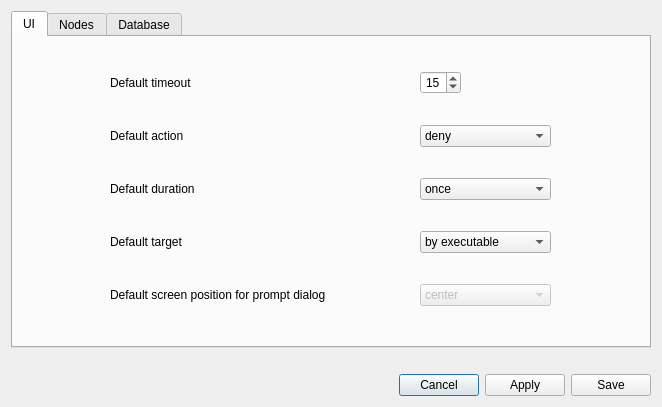
<?xml version="1.0" encoding="UTF-8"?>
<ui version="4.0">
 <class>PreferencesDialog</class>
 <widget class="QDialog" name="PreferencesDialog">
  <property name="geometry">
   <rect>
    <x>0</x>
    <y>0</y>
    <width>662</width>
    <height>407</height>
   </rect>
  </property>
  <property name="windowTitle">
   <string>Preferences</string>
  </property>
  <layout class="QGridLayout" name="gridLayout">
   <item row="0" column="0">
    <widget class="QTabWidget" name="tabWidget">
     <property name="sizePolicy">
      <sizepolicy hsizetype="Expanding" vsizetype="Expanding">
       <horstretch>0</horstretch>
       <verstretch>0</verstretch>
      </sizepolicy>
     </property>
     <property name="tabPosition">
      <enum>QTabWidget::North</enum>
     </property>
     <property name="currentIndex">
      <number>0</number>
     </property>
     <widget class="QWidget" name="tab">
      <property name="sizePolicy">
       <sizepolicy hsizetype="Preferred" vsizetype="Preferred">
        <horstretch>0</horstretch>
        <verstretch>0</verstretch>
       </sizepolicy>
      </property>
      <attribute name="title">
       <string>UI</string>
      </attribute>
      <layout class="QGridLayout" name="gridLayout_2">
       <item row="4" column="0">
        <widget class="QLabel" name="label_4">
         <property name="sizePolicy">
          <sizepolicy hsizetype="Minimum" vsizetype="Fixed">
           <horstretch>0</horstretch>
           <verstretch>0</verstretch>
          </sizepolicy>
         </property>
         <property name="text">
          <string>Default screen position for prompt dialog</string>
         </property>
        </widget>
       </item>
       <item row="4" column="3">
        <widget class="QComboBox" name="comboUIDialogPos">
         <property name="enabled">
          <bool>false</bool>
         </property>
         <item>
          <property name="text">
           <string>center</string>
          </property>
         </item>
         <item>
          <property name="text">
           <string>top right</string>
          </property>
         </item>
         <item>
          <property name="text">
           <string>bottom right</string>
          </property>
         </item>
         <item>
          <property name="text">
           <string>top left</string>
          </property>
         </item>
         <item>
          <property name="text">
           <string>bottom left</string>
          </property>
         </item>
        </widget>
       </item>
       <item row="0" column="0">
        <widget class="QLabel" name="label">
         <property name="sizePolicy">
          <sizepolicy hsizetype="Maximum" vsizetype="Preferred">
           <horstretch>0</horstretch>
           <verstretch>0</verstretch>
          </sizepolicy>
         </property>
         <property name="toolTip">
          <string>&lt;html&gt;&lt;head/&gt;&lt;body&gt;&lt;p&gt;Timeout (in seconds) for pop-up dialogs. Will be displayed as a countdown.&lt;/p&gt;&lt;p&gt;If set to 0, the app will only display a warning the default action has been applied.&lt;/p&gt;&lt;/body&gt;&lt;/html&gt;</string>
         </property>
         <property name="text">
          <string>Default timeout</string>
         </property>
        </widget>
       </item>
       <item row="3" column="3">
        <widget class="QComboBox" name="comboUITarget">
         <item>
          <property name="text">
           <string>by executable</string>
          </property>
         </item>
         <item>
          <property name="text">
           <string>by command line</string>
          </property>
         </item>
         <item>
          <property name="text">
           <string>by destination port</string>
          </property>
         </item>
         <item>
          <property name="text">
           <string>by destination ip</string>
          </property>
         </item>
         <item>
          <property name="text">
           <string>by user id</string>
          </property>
         </item>
        </widget>
       </item>
       <item row="2" column="0">
        <widget class="QLabel" name="label_3">
         <property name="toolTip">
          <string>Pop-up default duration</string>
         </property>
         <property name="text">
          <string>Default duration</string>
         </property>
        </widget>
       </item>
       <item row="2" column="3">
        <widget class="QComboBox" name="comboUIDuration">
         <property name="sizePolicy">
          <sizepolicy hsizetype="Preferred" vsizetype="Fixed">
           <horstretch>0</horstretch>
           <verstretch>0</verstretch>
          </sizepolicy>
         </property>
         <item>
          <property name="text">
           <string>once</string>
          </property>
         </item>
         <item>
          <property name="text">
           <string>30s</string>
          </property>
         </item>
         <item>
          <property name="text">
           <string>5m</string>
          </property>
         </item>
         <item>
          <property name="text">
           <string>15m</string>
          </property>
         </item>
         <item>
          <property name="text">
           <string>30m</string>
          </property>
         </item>
         <item>
          <property name="text">
           <string>1h</string>
          </property>
         </item>
         <item>
          <property name="text">
           <string>for this session</string>
          </property>
         </item>
         <item>
          <property name="text">
           <string>forever</string>
          </property>
         </item>
        </widget>
       </item>
       <item row="0" column="3">
        <widget class="QSpinBox" name="spinUITimeout">
         <property name="sizePolicy">
          <sizepolicy hsizetype="Maximum" vsizetype="Fixed">
           <horstretch>0</horstretch>
           <verstretch>0</verstretch>
          </sizepolicy>
         </property>
         <property name="alignment">
          <set>Qt::AlignCenter</set>
         </property>
         <property name="value">
          <number>15</number>
         </property>
        </widget>
       </item>
       <item row="5" column="0">
        <spacer name="horizontalSpacer">
         <property name="orientation">
          <enum>Qt::Horizontal</enum>
         </property>
         <property name="sizeType">
          <enum>QSizePolicy::Expanding</enum>
         </property>
        </spacer>
       </item>
       <item row="1" column="3">
        <widget class="QComboBox" name="comboUIAction">
         <property name="sizePolicy">
          <sizepolicy hsizetype="Preferred" vsizetype="Fixed">
           <horstretch>0</horstretch>
           <verstretch>0</verstretch>
          </sizepolicy>
         </property>
         <item>
          <property name="text">
           <string>deny</string>
          </property>
          <property name="icon">
           <iconset theme="emblem-important">
            <normaloff>../../../../../../../../../../../../../../.designer/backup</normaloff>../../../../../../../../../../../../../../.designer/backup</iconset>
          </property>
         </item>
         <item>
          <property name="text">
           <string>allow</string>
          </property>
          <property name="icon">
           <iconset theme="emblem-default">
            <normaloff>../../../../../../../../../../../../../../.designer/backup</normaloff>../../../../../../../../../../../../../../.designer/backup</iconset>
          </property>
         </item>
        </widget>
       </item>
       <item row="1" column="0">
        <widget class="QLabel" name="label_2">
         <property name="toolTip">
          <string>Pop-up default action</string>
         </property>
         <property name="text">
          <string>Default action</string>
         </property>
        </widget>
       </item>
       <item row="3" column="0">
        <widget class="QLabel" name="label_5">
         <property name="sizePolicy">
          <sizepolicy hsizetype="Preferred" vsizetype="Fixed">
           <horstretch>0</horstretch>
           <verstretch>0</verstretch>
          </sizepolicy>
         </property>
         <property name="text">
          <string>Default target</string>
         </property>
        </widget>
       </item>
      </layout>
     </widget>
     <widget class="QWidget" name="tab_3">
      <attribute name="title">
       <string>Nodes</string>
      </attribute>
      <layout class="QGridLayout" name="gridLayout_4">
       <item row="8" column="0">
        <widget class="QLabel" name="label_13">
         <property name="text">
          <string>Process monitor method</string>
         </property>
        </widget>
       </item>
       <item row="6" column="0">
        <widget class="QLabel" name="label_11">
         <property name="toolTip">
          <string>&lt;html&gt;&lt;head/&gt;&lt;body&gt;&lt;p&gt;The default duration will be used when there's no UI connected.&lt;/p&gt;&lt;/body&gt;&lt;/html&gt;</string>
         </property>
         <property name="text">
          <string>Default duration</string>
         </property>
        </widget>
       </item>
       <item row="3" column="0">
        <widget class="QLabel" name="label_15">
         <property name="toolTip">
          <string>&lt;html&gt;&lt;head/&gt;&lt;body&gt;&lt;p&gt;Address of the node.&lt;/p&gt;&lt;p&gt;Default: unix:///tmp/osui.sock (unix:// is mandatory if it's a Unix socket)&lt;/p&gt;&lt;p&gt;It can also be an IP address with the port: 127.0.0.1:50051&lt;/p&gt;&lt;/body&gt;&lt;/html&gt;</string>
         </property>
         <property name="text">
          <string>Address</string>
         </property>
        </widget>
       </item>
       <item row="0" column="0">
        <widget class="QComboBox" name="comboNodes">
         <property name="sizePolicy">
          <sizepolicy hsizetype="Preferred" vsizetype="Fixed">
           <horstretch>0</horstretch>
           <verstretch>0</verstretch>
          </sizepolicy>
         </property>
        </widget>
       </item>
       <item row="2" column="0">
        <widget class="QLabel" name="label_9">
         <property name="sizePolicy">
          <sizepolicy hsizetype="Preferred" vsizetype="Preferred">
           <horstretch>0</horstretch>
           <verstretch>0</verstretch>
          </sizepolicy>
         </property>
         <property name="text">
          <string>Version</string>
         </property>
        </widget>
       </item>
       <item row="5" column="0">
        <widget class="QLabel" name="label_10">
         <property name="toolTip">
          <string>&lt;html&gt;&lt;head/&gt;&lt;body&gt;&lt;p&gt;The default action to be used when there's no UI connected.&lt;/p&gt;&lt;/body&gt;&lt;/html&gt;</string>
         </property>
         <property name="text">
          <string>Default action</string>
         </property>
        </widget>
       </item>
       <item row="2" column="2">
        <widget class="QLabel" name="labelNodeVersion">
         <property name="text">
          <string/>
         </property>
        </widget>
       </item>
       <item row="9" column="2">
        <widget class="QComboBox" name="comboNodeLogLevel">
         <item>
          <property name="text">
           <string>DEBUG</string>
          </property>
         </item>
         <item>
          <property name="text">
           <string>INFO</string>
          </property>
         </item>
         <item>
          <property name="text">
           <string>IMPORTANT</string>
          </property>
         </item>
         <item>
          <property name="text">
           <string>WARNING</string>
          </property>
         </item>
         <item>
          <property name="text">
           <string>ERROR</string>
          </property>
         </item>
         <item>
          <property name="text">
           <string>FATAL</string>
          </property>
         </item>
        </widget>
       </item>
       <item row="8" column="2">
        <widget class="QComboBox" name="comboNodeMonitorMethod">
         <item>
          <property name="text">
           <string>proc</string>
          </property>
         </item>
         <item>
          <property name="text">
           <string>audit</string>
          </property>
         </item>
         <item>
          <property name="text">
           <string>ftrace</string>
          </property>
         </item>
        </widget>
       </item>
       <item row="10" column="0">
        <spacer name="horizontalSpacer_5">
         <property name="orientation">
          <enum>Qt::Horizontal</enum>
         </property>
         <property name="sizeType">
          <enum>QSizePolicy::Preferred</enum>
         </property>
         <property name="sizeHint" stdset="0">
          <size>
           <width>60</width>
           <height>20</height>
          </size>
         </property>
        </spacer>
       </item>
       <item row="5" column="2">
        <widget class="QComboBox" name="comboNodeAction">
         <property name="editable">
          <bool>false</bool>
         </property>
         <item>
          <property name="text">
           <string>deny</string>
          </property>
          <property name="icon">
           <iconset theme="emblem-important">
            <normaloff>../../../../../../../../../../../../../../.designer/backup</normaloff>../../../../../../../../../../../../../../.designer/backup</iconset>
          </property>
         </item>
         <item>
          <property name="text">
           <string>allow</string>
          </property>
          <property name="icon">
           <iconset theme="emblem-default">
            <normaloff>../../../../../../../../../../../../../../.designer/backup</normaloff>../../../../../../../../../../../../../../.designer/backup</iconset>
          </property>
         </item>
        </widget>
       </item>
       <item row="4" column="0">
        <widget class="QLabel" name="label_7">
         <property name="toolTip">
          <string>&lt;html&gt;&lt;head/&gt;&lt;body&gt;&lt;p&gt;Log output file.&lt;br/&gt;&lt;/p&gt;&lt;p&gt;Using "/dev/stdout" will print logs to the standard output.&lt;/p&gt;&lt;/body&gt;&lt;/html&gt;</string>
         </property>
         <property name="text">
          <string>Log file</string>
         </property>
        </widget>
       </item>
       <item row="7" column="0">
        <widget class="QLabel" name="label_12">
         <property name="toolTip">
          <string>&lt;html&gt;&lt;head/&gt;&lt;body&gt;&lt;p&gt;If checked, OpenSnitch will prompt you to allow or deny connections without an associated PID. This lack of PID could be due to many reasons.&lt;/p&gt;&lt;p&gt;The pop-up dialog will only contain information about the network connection.&lt;/p&gt;&lt;/body&gt;&lt;/html&gt;</string>
         </property>
         <property name="text">
          <string>Intercept Unknown Connections</string>
         </property>
        </widget>
       </item>
       <item row="1" column="2">
        <widget class="QLabel" name="labelNodeName">
         <property name="text">
          <string/>
         </property>
        </widget>
       </item>
       <item row="1" column="0">
        <widget class="QLabel" name="label_8">
         <property name="text">
          <string>HostName</string>
         </property>
        </widget>
       </item>
       <item row="3" column="2">
        <widget class="QComboBox" name="comboNodeAddress">
         <property name="editable">
          <bool>true</bool>
         </property>
         <item>
          <property name="text">
           <string>unix:///tmp/osui.sock</string>
          </property>
         </item>
        </widget>
       </item>
       <item row="6" column="2">
        <widget class="QComboBox" name="comboNodeDuration">
         <item>
          <property name="text">
           <string>once</string>
          </property>
         </item>
         <item>
          <property name="text">
           <string>until restart</string>
          </property>
         </item>
         <item>
          <property name="text">
           <string>always</string>
          </property>
         </item>
        </widget>
       </item>
       <item row="4" column="2">
        <widget class="QComboBox" name="comboNodeLogFile">
         <property name="editable">
          <bool>true</bool>
         </property>
         <item>
          <property name="text">
           <string>/var/log/opensnitchd.log</string>
          </property>
         </item>
         <item>
          <property name="text">
           <string>/dev/stdout</string>
          </property>
         </item>
        </widget>
       </item>
       <item row="0" column="2">
        <widget class="QCheckBox" name="checkApplyToNodes">
         <property name="sizePolicy">
          <sizepolicy hsizetype="Fixed" vsizetype="Fixed">
           <horstretch>0</horstretch>
           <verstretch>0</verstretch>
          </sizepolicy>
         </property>
         <property name="text">
          <string>Apply configuration to all nodes</string>
         </property>
        </widget>
       </item>
       <item row="7" column="2">
        <widget class="QCheckBox" name="checkInterceptUnknown">
         <property name="text">
          <string/>
         </property>
        </widget>
       </item>
       <item row="0" column="1">
        <spacer name="horizontalSpacer_3">
         <property name="orientation">
          <enum>Qt::Horizontal</enum>
         </property>
         <property name="sizeType">
          <enum>QSizePolicy::Preferred</enum>
         </property>
         <property name="sizeHint" stdset="0">
          <size>
           <width>40</width>
           <height>20</height>
          </size>
         </property>
        </spacer>
       </item>
       <item row="9" column="0">
        <widget class="QLabel" name="label_14">
         <property name="text">
          <string>Default log level</string>
         </property>
        </widget>
       </item>
      </layout>
     </widget>
     <widget class="QWidget" name="tab_2">
      <attribute name="title">
       <string>Database</string>
      </attribute>
      <layout class="QGridLayout" name="gridLayout_3" rowstretch="0,0">
       <property name="sizeConstraint">
        <enum>QLayout::SetDefaultConstraint</enum>
       </property>
       <property name="leftMargin">
        <number>9</number>
       </property>
       <property name="verticalSpacing">
        <number>0</number>
       </property>
       <item row="0" column="2">
        <spacer name="horizontalSpacer_2">
         <property name="orientation">
          <enum>Qt::Horizontal</enum>
         </property>
         <property name="sizeHint" stdset="0">
          <size>
           <width>40</width>
           <height>20</height>
          </size>
         </property>
        </spacer>
       </item>
       <item row="0" column="0">
        <widget class="QLabel" name="label_6">
         <property name="sizePolicy">
          <sizepolicy hsizetype="Maximum" vsizetype="Preferred">
           <horstretch>0</horstretch>
           <verstretch>0</verstretch>
          </sizepolicy>
         </property>
         <property name="text">
          <string>Database name</string>
         </property>
        </widget>
       </item>
       <item row="0" column="3">
        <widget class="QComboBox" name="comboDBType">
         <property name="enabled">
          <bool>false</bool>
         </property>
         <property name="sizePolicy">
          <sizepolicy hsizetype="Minimum" vsizetype="Fixed">
           <horstretch>0</horstretch>
           <verstretch>0</verstretch>
          </sizepolicy>
         </property>
         <item>
          <property name="text">
           <string>In memory</string>
          </property>
         </item>
         <item>
          <property name="text">
           <string>File</string>
          </property>
         </item>
        </widget>
       </item>
       <item row="1" column="0" colspan="4">
        <widget class="QLineEdit" name="lineFileDB">
         <property name="enabled">
          <bool>false</bool>
         </property>
         <property name="sizePolicy">
          <sizepolicy hsizetype="Expanding" vsizetype="Fixed">
           <horstretch>0</horstretch>
           <verstretch>0</verstretch>
          </sizepolicy>
         </property>
         <property name="placeholderText">
          <string>/path/to/the/file.db</string>
         </property>
        </widget>
       </item>
      </layout>
     </widget>
    </widget>
   </item>
   <item row="2" column="0">
    <layout class="QHBoxLayout" name="horizontalLayout">
     <item>
      <spacer name="horizontalSpacer_4">
       <property name="orientation">
        <enum>Qt::Horizontal</enum>
       </property>
       <property name="sizeHint" stdset="0">
        <size>
         <width>40</width>
         <height>20</height>
        </size>
       </property>
      </spacer>
     </item>
     <item>
      <widget class="QPushButton" name="cancelButton">
       <property name="text">
        <string>Cancel</string>
       </property>
       <property name="icon">
        <iconset theme="window-close">
         <normaloff>../../../../../../../../../../../../../../.designer/backup</normaloff>../../../../../../../../../../../../../../.designer/backup</iconset>
       </property>
      </widget>
     </item>
     <item>
      <widget class="QPushButton" name="applyButton">
       <property name="text">
        <string>Apply</string>
       </property>
      </widget>
     </item>
     <item>
      <widget class="QPushButton" name="acceptButton">
       <property name="text">
        <string>Save</string>
       </property>
       <property name="icon">
        <iconset theme="emblem-default">
         <normaloff>../../../../../../../../../../../../../../.designer/backup</normaloff>../../../../../../../../../../../../../../.designer/backup</iconset>
       </property>
      </widget>
     </item>
    </layout>
   </item>
   <item row="1" column="0">
    <widget class="QLabel" name="statusLabel">
     <property name="text">
      <string/>
     </property>
    </widget>
   </item>
  </layout>
 </widget>
 <resources/>
 <connections/>
</ui>
